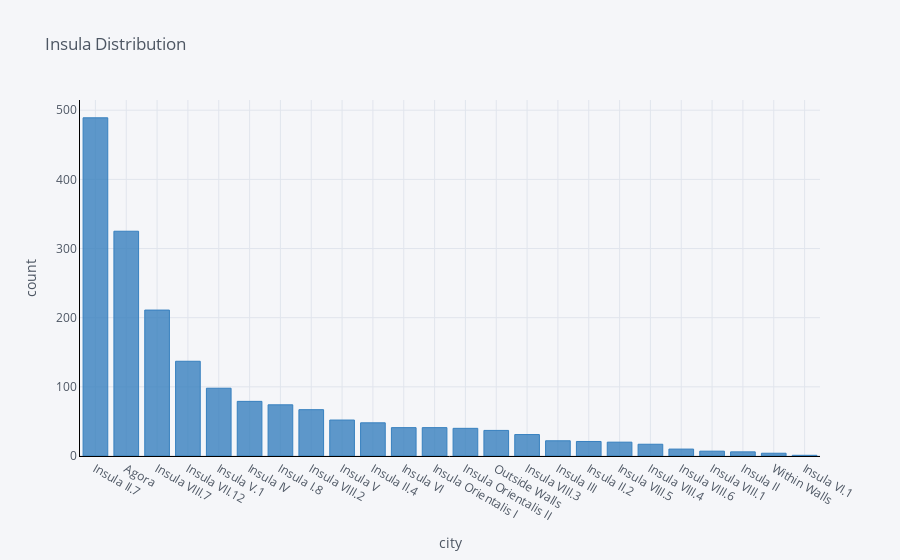

Notebook code for this chart:
### Code cell
df['insula.fullName'].value_counts().iplot(
    kind='bar',
    xTitle='city',
    colors='blue',
    linecolor='black',
    yTitle='count',
    opacity = 0.8,
    title='Insula Distribution')

### Figure 1 — Plotly figure (JSON) as saved in the notebook; plotly's stock layout.template omitted (floating-point values rounded to 4 significant figures)
{"data": [{"marker": {"color": "rgba(55, 128, 191, 0.8)", "line": {"color": "rgba(55, 128, 191, 1.0)", "width": 1}}, "name": "insula.fullName", "orientation": "v", "text": "", "type": "bar", "x": ["Insula II.7", "Agora", "Insula VIII.7", "Insula VII.12", "Insula V.1", "Insula IV", "Insula I.8", "Insula VIII.2", "Insula V", "Insula II.4", "Insula VI", "Insula Orientalis I", "Insula Orientalis II", "Outside Walls", "Insula VIII.3", "Insula III", "Insula II.2", "Insula VIII.5", "Insula VIII.4", "Insula VIII.6", "Insula VIII.1", "Insula II", "Within Walls", "Insula VI.1"], "y": [489, 325, 211, 137, 98, 79, 74, 67, 52, 48, 41, 41, 40, 37, 31, 22, 21, 20, 17, 10, 7, 6, 4, 1]}], "layout": {"legend": {"bgcolor": "#F5F6F9", "font": {"color": "#4D5663"}}, "paper_bgcolor": "#F5F6F9", "plot_bgcolor": "#F5F6F9", "title": {"font": {"color": "#4D5663"}, "text": "Insula Distribution"}, "xaxis": {"gridcolor": "#E1E5ED", "linecolor": "black", "showgrid": true, "tickfont": {"color": "#4D5663"}, "title": {"font": {"color": "#4D5663"}, "text": "city"}, "zerolinecolor": "#E1E5ED"}, "yaxis": {"gridcolor": "#E1E5ED", "linecolor": "black", "showgrid": true, "tickfont": {"color": "#4D5663"}, "title": {"font": {"color": "#4D5663"}, "text": "count"}, "zerolinecolor": "#E1E5ED"}}}
